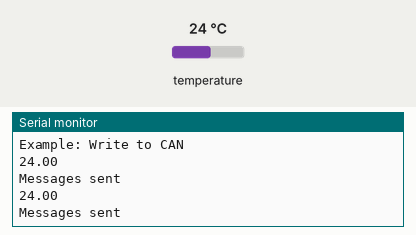
This sketch was run on a simulated Arduino Uno, built with avr-gcc and run on an emulated ATmega328P. Parts: the last lines printed to the serial monitor. Inputs (shaded band) come from the test bench; at power-on: temperature 24 °C.

Above: at 3.8 s.
3.9 s: temperature set to 12 °C
At 5.8 s:
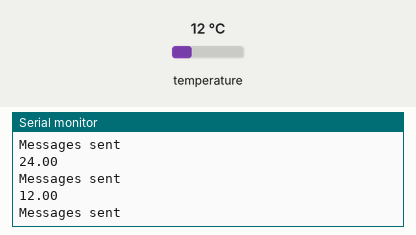
6.7 s: temperature set to 19 °C
At 7.6 s:
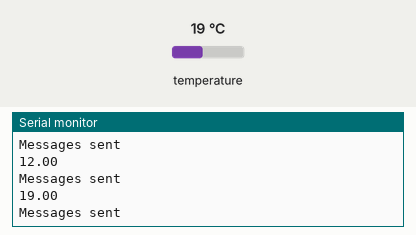
Timing chart, 0 to 9.7 s (numbered marks = the images above; inputs shaded):
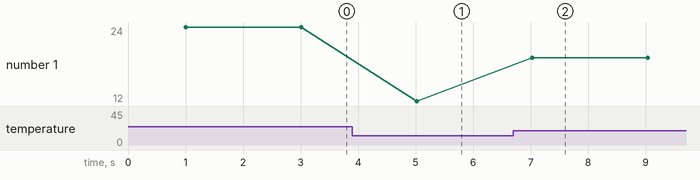

Measured:
- after the input at 3.9 s, the serial monitor: prints a new line after 1.1 s (image 1)
- after the input at 6.7 s, the serial monitor: prints a new line after 0.33 s (image 2)
- plotted number 1: 24 → 12 after the input at 3.9 s, 12 → 19 after the input at 6.7 s

The sketch:

CAN_MCP2515_TEMP_ver0.1.ino
```cpp
// (licence header left out)
#include <SPI.h> //Библиотека для работу с MCP2515 по SPI
#include <mcp2515.h> //Библиотека с основными функциями для CAN модуля, CAN-A
#include <OneWire.h> //Библиотека для работы с датчиками температуры 1-wire

struct can_frame canMsg1; //Структура кадра
MCP2515 mcp2515(10); //Контакт выбора для работы модуля
OneWire ds(8); // Контакт датчика температуры


void setup() {//Вы полнится один раз
    canMsg1.can_id  = 0x004; // Задаем номер кадра
  canMsg1.can_dlc = 8; // Задаем размер кадра
  canMsg1.data[0] = 0x00; //Данные в байты кадра
  canMsg1.data[1] = 0x04; //Данные в байты кадра
  canMsg1.data[2] = 0x00; //Данные в байты кадра
  canMsg1.data[3] = 0x00; //Данные в байты кадра
  canMsg1.data[4] = 0x00; //Данные в байты кадра
  canMsg1.data[5] = 0x00; //Данные в байты кадра
  canMsg1.data[6] = 0x00; //Данные в байты кадра
  canMsg1.data[7] = 0x00; //Данные в байты кадра

  while (!Serial); //Проверка запуска сириал
  Serial.begin(115200); //Иницилизация сериала

  mcp2515.reset(); // сброс настроек MCP2515 так надо, чтобы лучше работал!
  mcp2515.setBitrate(CAN_125KBPS,MCP_8MHZ); //Настройка основных параметров скорости и частота кристала на плате, это важно!!!
  mcp2515.setNormalMode(); //иницилизация и запуск

  Serial.println("Example: Write to CAN");
}

void loop() {//выполняется постоянно
  byte data[2];//Работа с датчиком температуры
  ds.reset();
  ds.write(0xCC);
  ds.write(0x44);
  delay(1000);
  ds.reset();
  ds.write(0xCC);
  ds.write(0xBE);
  data[0] = ds.read();
  data[1] = ds.read();
  float temperature =  ((data[1] << 8) | data[0]) * 0.0625;
  Serial.println(temperature); // вот тут мы ее получили и можем с ней работать
  canMsg1.data[2] = data[0]; //упаковываем значения в кан пакет
  canMsg1.data[3] = data[1]; //упаковываем значения в кан пакет
  mcp2515.sendMessage(&canMsg1); //Отправляем сообщение в CAN шину
  Serial.println("Messages sent");

  delay(1000);
}
```
